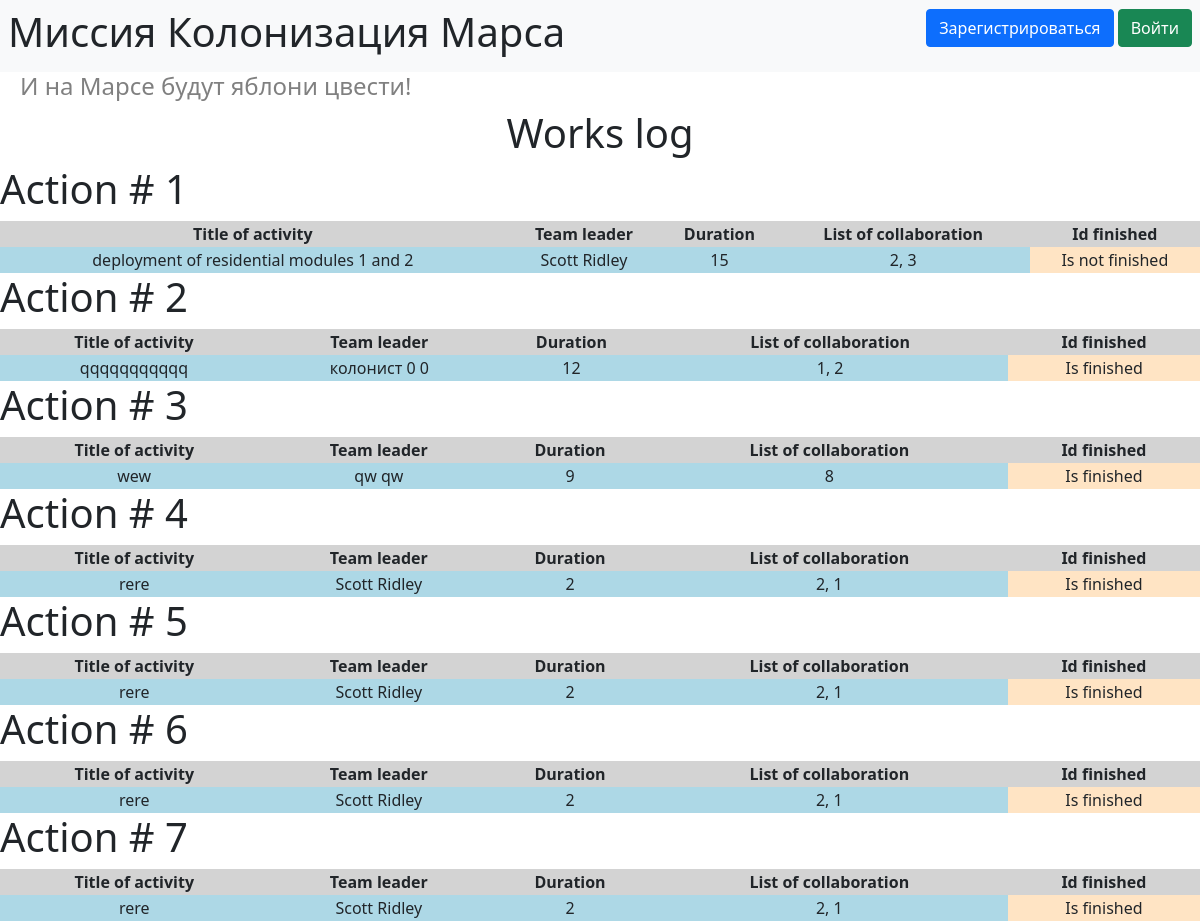
Before: / with the older database file.
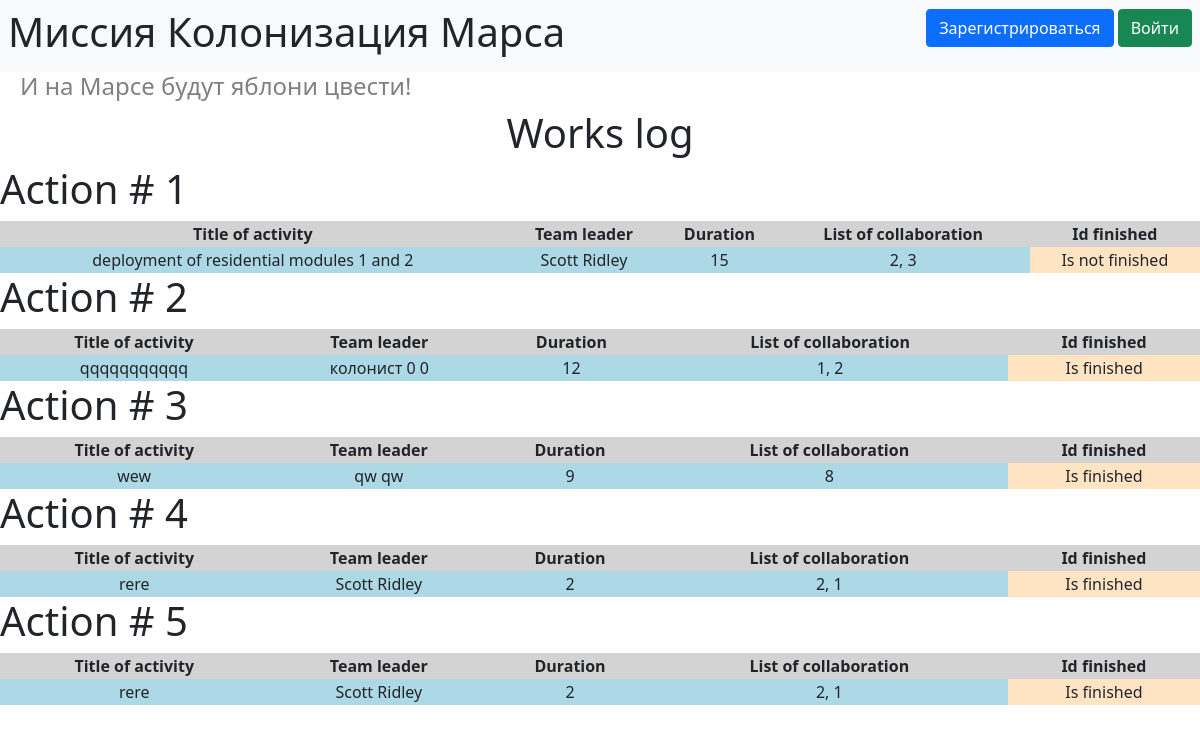
After: the same page with the newer database file.
### data/job.py (models this page shows, shortened)
class Jobs (SqlAlchemyBase, SerializerMixin):
    __tablename__ = 'jobs'
    id = sqlalchemy.Column(sqlalchemy.Integer,
                           primary_key=True, autoincrement=True)
    team_leader = sqlalchemy.Column(sqlalchemy.Integer, sqlalchemy.ForeignKey('users.id'))
    job = sqlalchemy.Column(sqlalchemy.String)
    work_size = sqlalchemy.Column(sqlalchemy.Integer)
    collaborators = sqlalchemy.Column(sqlalchemy.String)
    start_date = sqlalchemy.Column(sqlalchemy.DateTime,
                                     default=datetime.datetime.now)
    end_date = sqlalchemy.Column(sqlalchemy.DateTime)
    is_finished = sqlalchemy.Column(sqlalchemy.Boolean)
    user = orm.relation('User')

### data/users.py (models this page shows, shortened)
class User(SqlAlchemyBase, UserMixin, SerializerMixin):
    __tablename__ = 'users'
    id = sqlalchemy.Column(sqlalchemy.Integer,
                           primary_key=True, autoincrement=True)
    name = sqlalchemy.Column(sqlalchemy.String, nullable=True)
    surname = sqlalchemy.Column(sqlalchemy.String)
    age = sqlalchemy.Column(sqlalchemy.Integer)
    position = sqlalchemy.Column(sqlalchemy.String)
    speciality = sqlalchemy.Column(sqlalchemy.String)
    address = sqlalchemy.Column(sqlalchemy.String)
    about = sqlalchemy.Column(sqlalchemy.String, nullable=True)
    email = sqlalchemy.Column(sqlalchemy.String,
                              index=True, unique=True, nullable=True)
    hashed_password = sqlalchemy.Column(sqlalchemy.String, nullable=True)
    created_date = sqlalchemy.Column(sqlalchemy.DateTime,
                                     default=datetime.datetime.now)
    news = orm.relation("News", back_populates='user')
    jobs = orm.relation('Jobs', back_populates='user')

### main.py (the view)
@app.route('/')
def works_log():
    db_sess = db_session.create_session()
    jobs = db_sess.query(Jobs).all()
    return render_template('works_log.html', jobs=jobs)

### data/db_session.py (called while the page is built)
def create_session() -> Session:
    global __factory
    return __factory()

### templates/works_log.html (shortened to what this page needs)
{% extends 'template.html' %}
{% block simulators %}
    <h1 style="text-align: center;">Works log</h1>
    {% for job in jobs %}
        <h1>Action # {{loop.index}}</h1>
        <table>
            <thead>
            <tr>
                <th>Title of activity</th>
                <th>Team leader</th>
                <th>Duration</th>
                <th>List of collaboration</th>
                <th>Id finished</th>
            </tr>
            </thead>
            <tbody>
                <tr>
                    <td>{{job.job}}</td>
                    <td>{{job.user.surname}} {{job.user.name}}</td>
                    <td>{{job.work_size}}</td>
                    <td>{{job.collaborators}}</td>
                    {% if job.is_finished %}
                        <td class="tab_tf">Is finished</td>
                    {% else %}
                        <td class="tab_tf">Is not finished</td>
                    {% endif %}
                </tr>
            </tbody>
        </table>
    {% endfor %}
{% endblock %}

### templates/template.html (shortened to what this page needs)
<!DOCTYPE html>
<html lang="en">
<head>
    <link rel="stylesheet"
        href="https://cdn.jsdelivr.net/npm/bootstrap@5.0.0-beta1/dist/css/bootstrap.min.css"
>
    <link rel="stylesheet" type="text/css" href="{{url_for('static', filename='css/style.css')}}" />
</head>
<body>
<header>
    <nav class="navbar navbar-light bg-light p-2 text-dark bg-opacity-10">
        <h1>Миссия Колонизация Марса</h1>
        {% if current_user.is_authenticated %}
            <a class="navbar-brand" href="/logout">{{ current_user.name }}</a>
        {% else %}
            <p>
                <a class="btn btn-primary " href="/register">Зарегистрироваться</a>
                <a class="btn btn-success" href="/login">Войти</a>
            </p>
        {% endif %}
    </nav>
</header>
    <h4>И на Марсе будут яблони цвести!</h4>
    {% block simulators %} {% endblock %}
</body>
</html>

### static/css/style.css (style rules this page uses)
h4 { color: #808080; margin-left: 20px; }
table { text-align: center; width: 100%; }
th { background-color: lightgray; }
td { background-color: lightblue; }
.tab_tf { background-color: bisque; }

Changed rows visible on the page:
removed Jobs: job "rere", user.surname "Scott", user.name "Ridley", work_size "2", collaborators "2, 1", is_finished "Is finished"
removed Jobs: job "rere", user.surname "Scott", user.name "Ridley", work_size "2", collaborators "2, 1", is_finished "Is finished"
